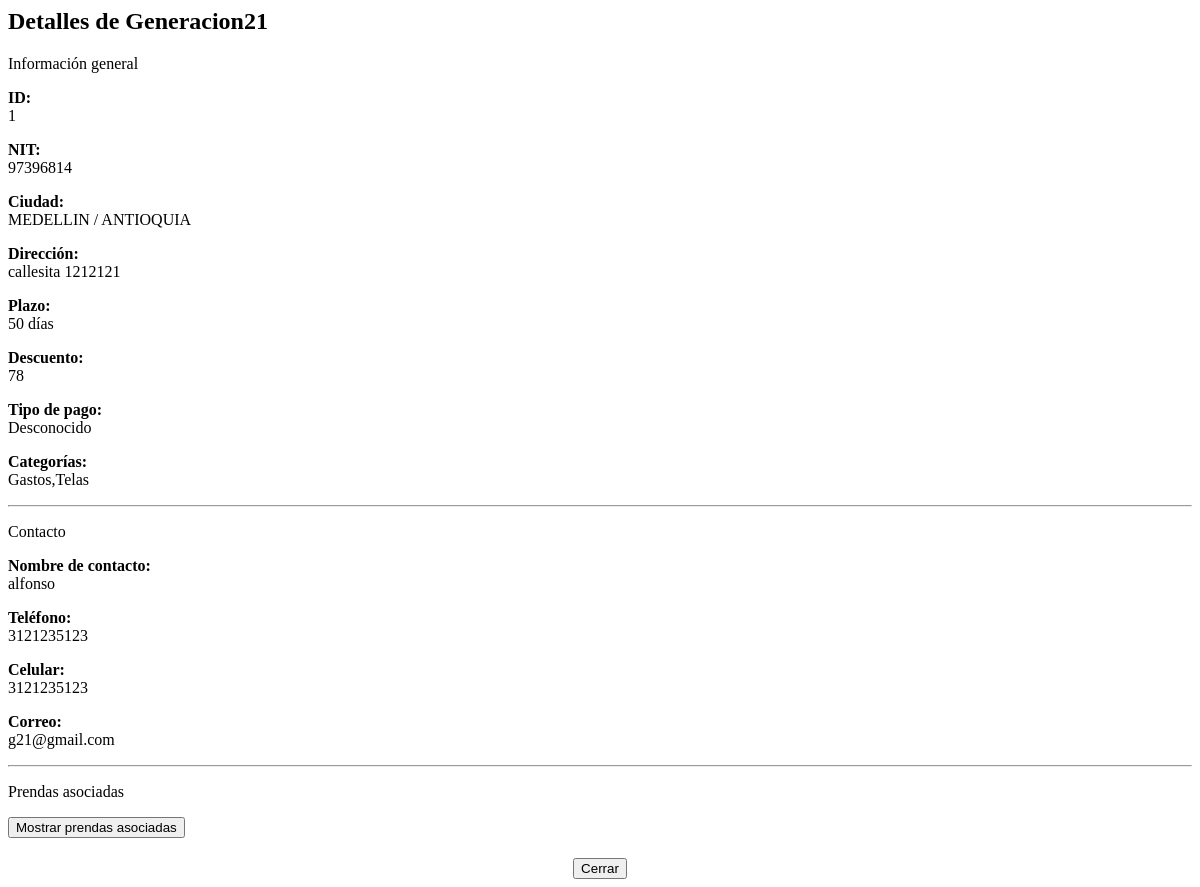
Page /proveedor/proveedor/detalle/1/ (signed in) on the earlier database version.
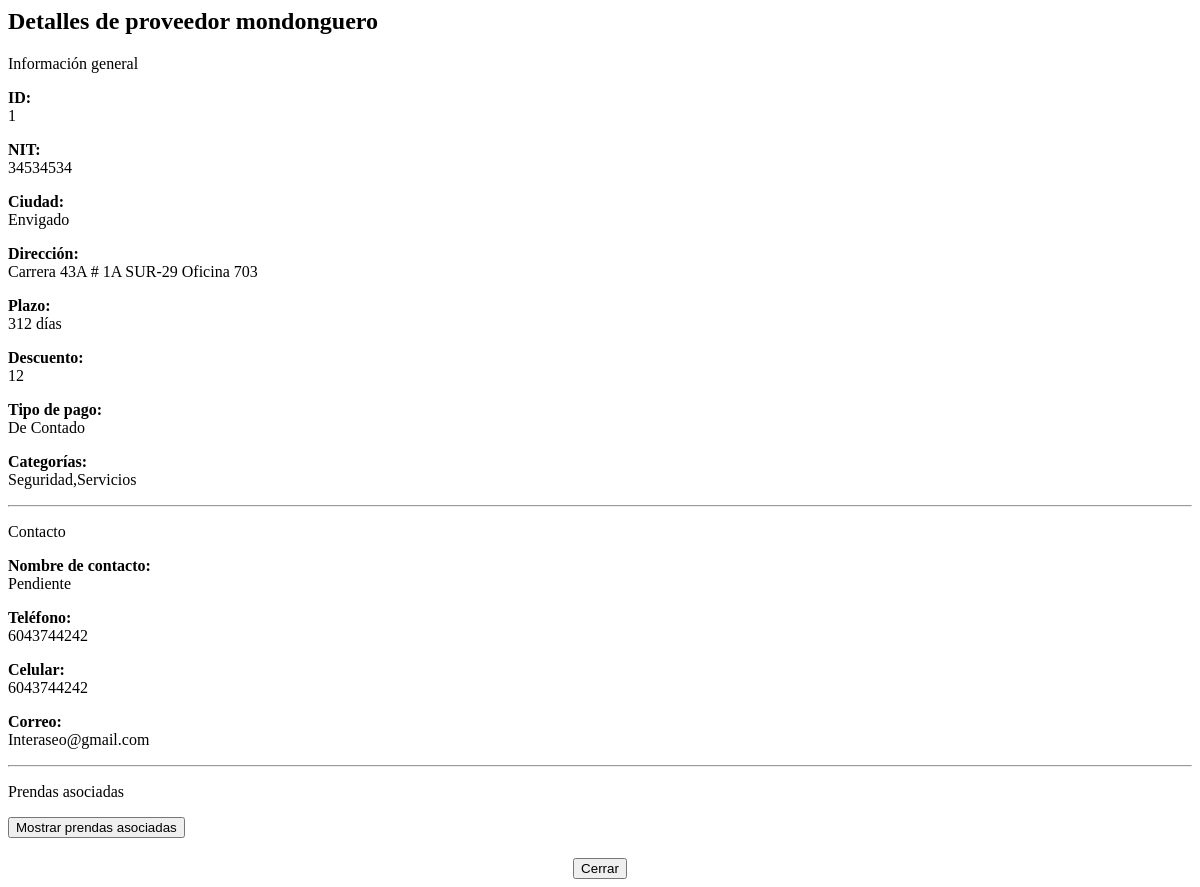
Same page on the later database version.
### apps/proveedor/models.py (models this page shows, shortened)
class Proveedor(models.Model):
    ID = models.AutoField(primary_key=True)
    Nit = models.CharField(max_length=100)
    Nombre = models.CharField(max_length=255)
    Telefono = models.CharField(max_length=20)
    Direccion = models.CharField(max_length=255)
    Ciudad = models.CharField(max_length=100)
    Contacto = models.CharField(max_length=100)
    Correo = models.EmailField(max_length=100)
    Movil = models.CharField(max_length=20)
    Plazo = models.PositiveIntegerField()
    Descuento = models.CharField(max_length=100, blank=True, null=True)
    Contado = models.CharField(max_length=20, choices=OPCIONES_CONTADO, default='desconocido')
    Categorias = models.TextField(blank=True)
    Textilera = models.BooleanField(default=False)

### apps/proveedor/views.py (the view)
# urls.py: path('proveedor/proveedor/detalle/<int:ProveedorID>/', ProveedorDetailView.as_view(), name='detalle_proveedor'),
class ProveedorDetailView(LoginRequiredMixin, DetailView):
    model = Proveedor
    template_name = 'proveedor/proveedor_detalle.html'
    context_object_name = 'Proveedor'
    pk_url_kwarg = 'ProveedorID'

### apps/proveedor/models.py (called while the page is built)
    def get_categorias_list(self):
        return self.Categorias.split(',') if self.Categorias else []

### templates/proveedor/proveedor_detalle.html (shortened to what this page needs)
<div class="modal" id="modal">
  <div class="modal-content-detalle">
    <div class="modal_header">
      <h2>Detalles de {{ object.Nombre }}</h2>
    </div>
    <p class="detalle_title">Información general</p>
    <div class="detalle_grid">
      <p><strong>ID:</strong><br> {{ object.ID }}</p>
      <p><strong>NIT:</strong><br> {{ object.Nit }}</p>
      <p><strong>Ciudad:</strong><br> {{ object.Ciudad }}</p>
      <p><strong>Dirección:</strong><br> {{ object.Direccion }}</p>
      <p><strong>Plazo:</strong><br> {{ object.Plazo }} días</p>
      <p><strong>Descuento:</strong><br> {{ object.Descuento|default:"—" }}</p>
      <p><strong>Tipo de pago:</strong><br> {{ object.get_Contado_display }}</p>
      <p><strong>Categorías:</strong><br> {{ object.Categorias|linebreaksbr|default:"—" }}</p>
    </div>
    <hr class="divider">
    <p class="detalle_title">Contacto</p>
    <div class="detalle_grid">
      <p><strong>Nombre de contacto:</strong><br> {{ object.Contacto }}</p>
      <p><strong>Teléfono:</strong><br> {{ object.Telefono }}</p>
      <p><strong>Celular:</strong><br> {{ object.Movil }}</p>
      <p><strong>Correo:</strong><br> {{ object.Correo }}</p>
    </div>
    <hr class="divider">
    <p class="detalle_title">Prendas asociadas</p>
    {% if object.prendas.exists %}
    <div class="text-center mb-2">
      <button id="mostrarPrendasBtn" type="button" class="btn btn-primary btn-sm">
        Mostrar prendas asociadas
      </button>
    </div>
    {% else %}
    <p class="text-center">No hay prendas asociadas a este proveedor.</p>
    {% endif %}
    <div style="margin-top: 20px; text-align: center;">
      <button type="button" class="crear_button" onclick="cerrar_modal()">Cerrar</button>
    </div>
  </div>
</div>

Differences in the rows shown:
changed Proveedor id 1: Nombre "Generacion21" → "proveedor mondonguero"; Nit "97396814" → "34534534"; Ciudad "MEDELLIN / ANTIOQUIA" → "Envigado"; Direccion "callesita 1212121" → "Carrera 43A # 1A SUR-29 Oficina 703"; Plazo "50" → "312"; Descuento "78" → "12"; Contado "Desconocido" → "De Contado"; Categorias "Gastos,Telas" → "Seguridad,Servicios"; Contacto "alfonso" → "Pendiente"; Telefono "3121235123" → "6043744242"; Movil "3121235123" → "6043744242"; Correo "g21@gmail.com" → "Interaseo@gmail.com"
